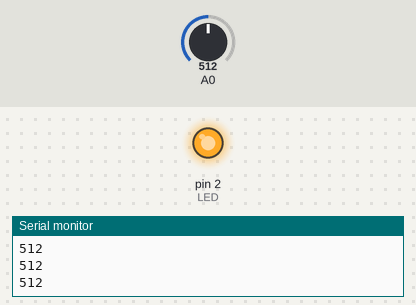
Bench run of a sketch on a simulated Arduino Uno, built with avr-gcc and run on an emulated ATmega328P. Parts: output pins drawn as LEDs (lit = HIGH), the last lines printed to the serial monitor. The test bench sets the inputs (shaded band); at power-on: A0 = 512.

Above: at 1.2 s.
1.3 s: A0 set to 414
2.8 s: A0 set to 389
At 3.4 s:
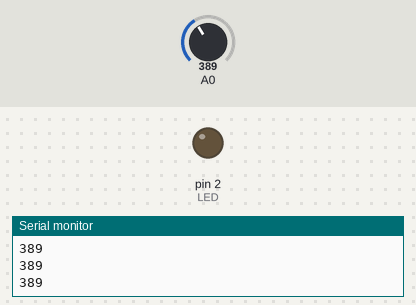
4.3 s: A0 set to 410
At 5.5 s:
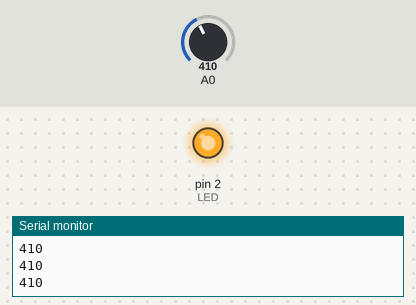
5.8 s: A0 set to 390
At 6.9 s:
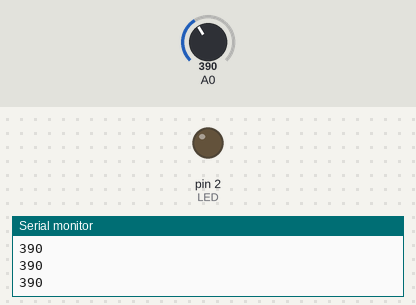
Timing chart, 0 to 8.3 s (numbered marks = the images above; inputs shaded):
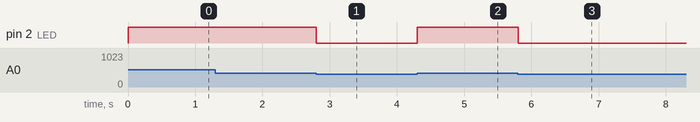

The sketch:

potentiometer.ino
```cpp
// the setup routine runs once when you press reset:
int LED=2;      //initialise variable for LED to correspond with Digital Port 2
void setup() {
  // initialize serial communication at 9600 bits per second:
  Serial.begin(9600);
  // initialize digital pin LED_BUILTIN as an output.
  pinMode(LED, OUTPUT);
}

// the loop routine runs over and over again forever:
void loop() {
  // read the input on analog pin 0:
  int knobValue = analogRead(A0);
  if (knobValue >= 400)
  {
    digitalWrite(LED, HIGH);  // turn the LED on (HIGH is the voltage level)

  }
  else
  {
    digitalWrite(LED, LOW);  // turn the LED on (HIGH is the voltage level)
  }
   // print out the value you read:
  Serial.println(knobValue);

}
```

Measured:
- the behaviour switches between 400 and 399 on A0 (found by bisection; images 0 and 1)
- after the input at 2.8 s, pin 2 (LED): HIGH → LOW at once
- after the input at 4.3 s, pin 2 (LED): LOW → HIGH at once
- after the input at 5.8 s, pin 2 (LED): HIGH → LOW at once
